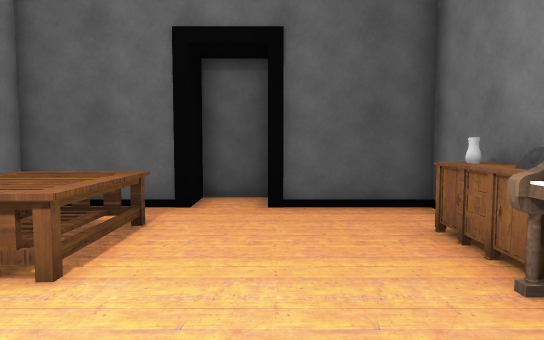
View 1 (above)

16 first-person views from a walk through a Unity game level. The camera is 1.4 m above the floor, tilts 4° down and sees 70° across. The floor is counted in squares, 1 m on a side. Each view is taken from the middle of a square. On the plan, view 1 faces up. The plan holds only what a view shows up to about 16 squares ahead; the rest is blank. The player character is not drawn. Some animated figures are not drawn. Door leaves are left out, so doorways stand open. Some surface patterns are stand-ins.

View 2
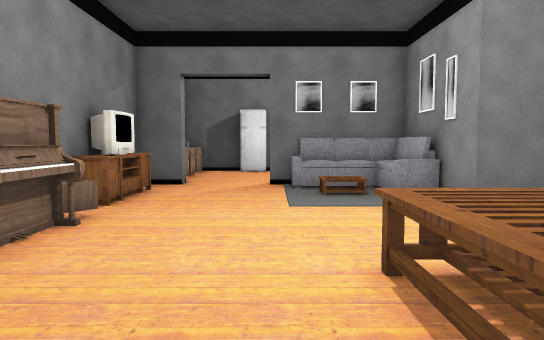

View 3
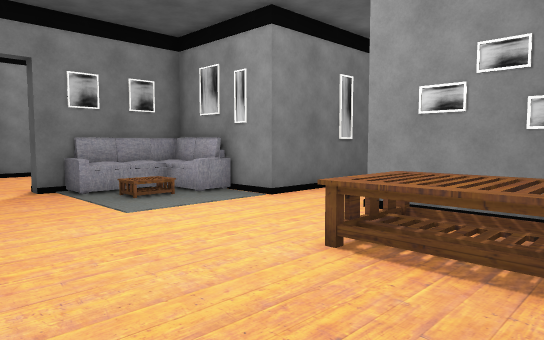

View 4
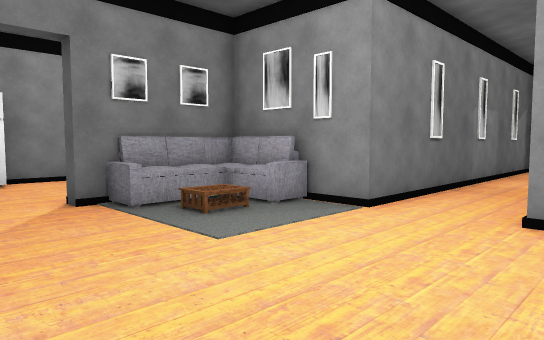

View 5
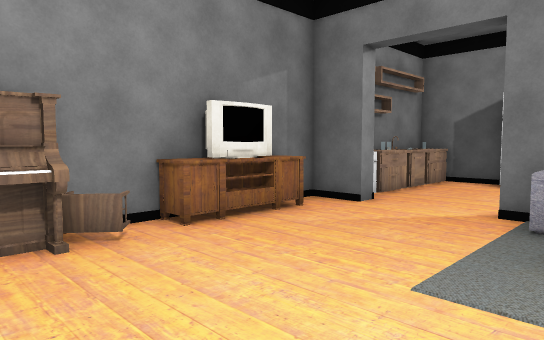

View 6
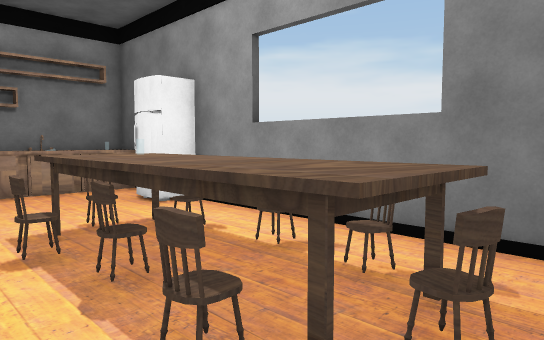

View 7
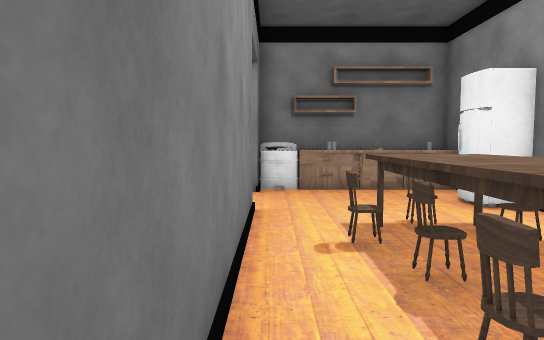

View 8
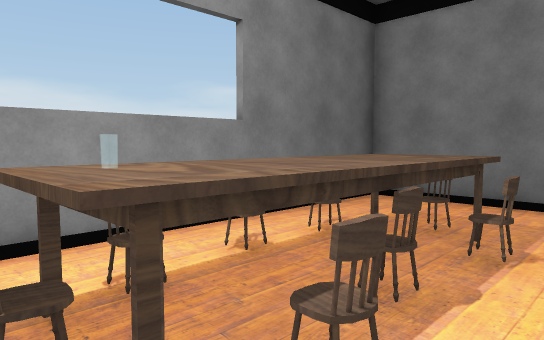

View 9
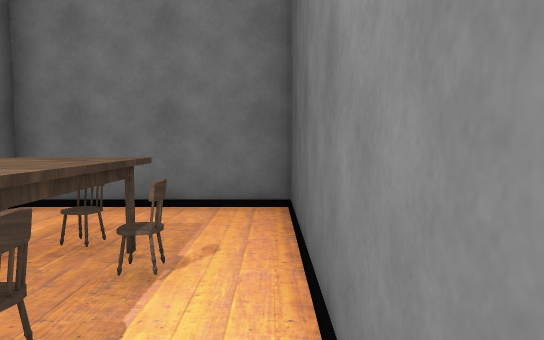

View 10
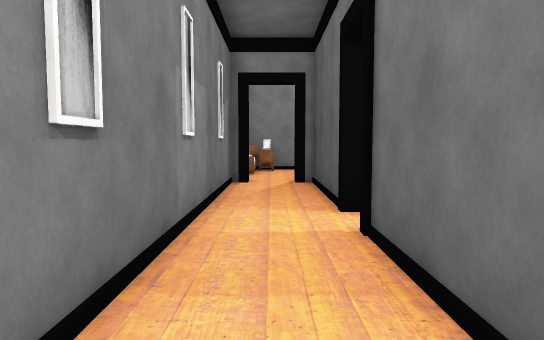

View 11
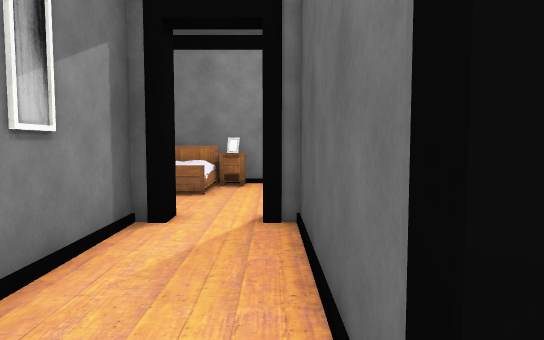

View 12
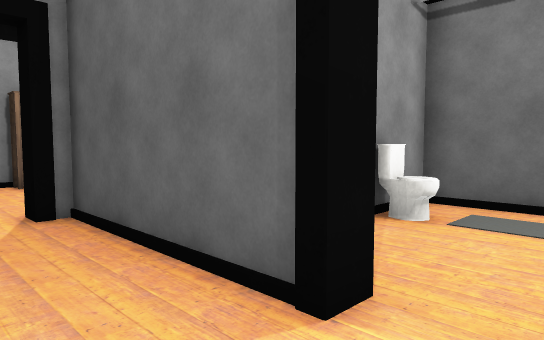

View 13
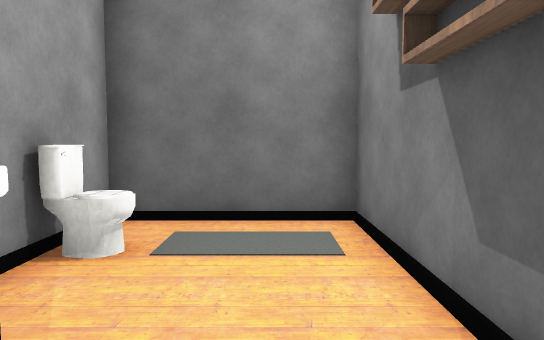

View 14
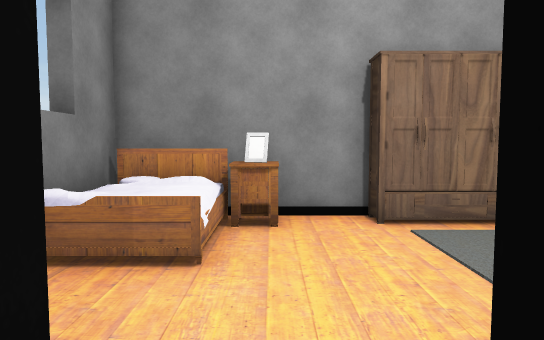

View 15
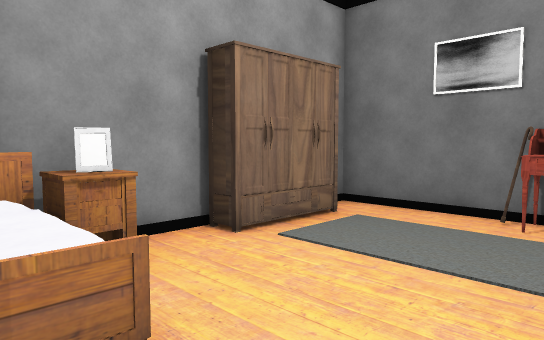

View 16
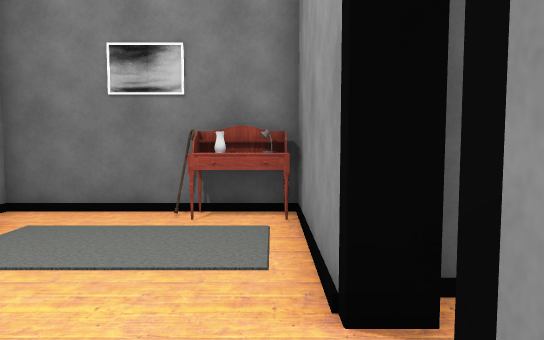

### Floor plan
Key: @ floor where view 1 was taken; # wall or solid block; . floor; D open door; = window, fence, low wall or low ledge; ^ raised ledge; P piano; S sofa; T TV; C chair; A table; B bed; E box; O other object.
Columns run from 27 left of view 1 to 4 right of it. Each row starts with its distance up from view 1.
 10                          ###
  9            ######    #####DD####
  8            #....#    #  .......#
  7 ########   #^...#    # ^^......#
  6  ....EE#   #....#    # ^^^....^#
  5  #.....#   #....#    # ===....^#
  4  #.....#   #....#    # ^^^....O
  3 ##.....#######.#######.......PP
  2 #......#.....................PP
  1 #^#..........................PP#
  0 #BBBB..#...................@..=#
 -1 #BBBB..############### .......^#
 -2 #####                #S.......T#
 -3                      #SSO.....T#
 -4                      #SSSS....##
 -5                #######SSSS#...##
 -6                #..............OO
 -7                #....C.CC......O#
 -8                #...AAAAAA.....^#
 -9                #...CAAAAAC....^#
-10                #....C.CC......^#
-11                #..........##..^#
-12                #################

Positions as (right, up) in squares from view 1, and headings:
1: (0, 0), facing up
2: (-1, 8), facing down
3: (2, 7), facing down-left
4: (2, 4), facing down-left
5: (-3, 3), facing down-right
6: (-9, -6), facing down-right
7: (-9, -6), facing right
8: (-2, -6), facing down-left
9: (-3, -6), facing left
10: (-6, 1), facing left
11: (-13, 2), facing left
12: (-12, 0), facing up-left
13: (-13, 2), facing up
14: (-19, 1), facing left
15: (-21, -1), facing up-left
16: (-21, -1), facing up
